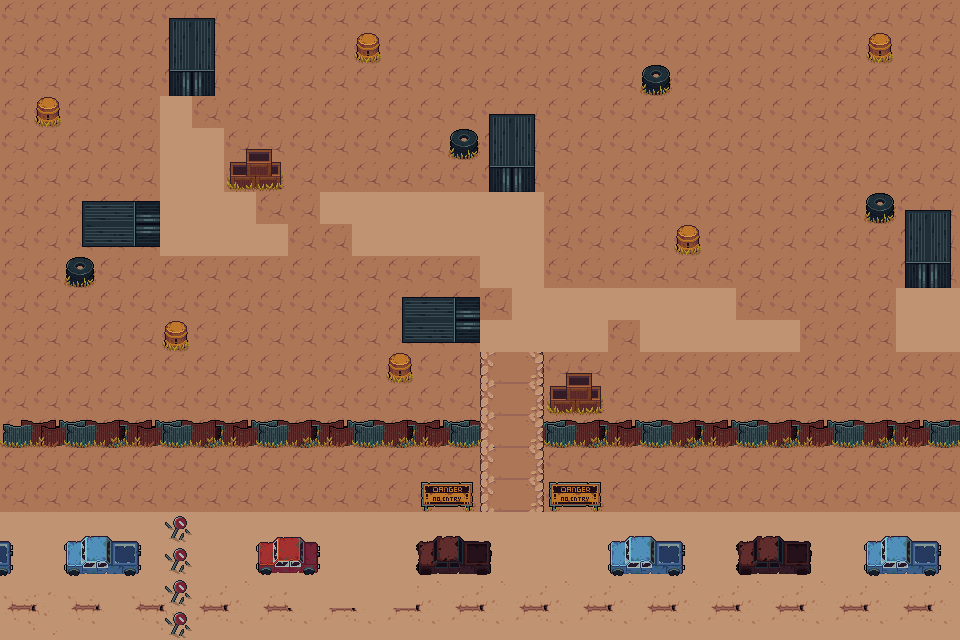

This is a level from a 2D game, rendered from its Tiled map with the project's own tilesets. A one-line summary and the complete map file follow:
An orthogonal 30x20 tile map with 32x32 px tiles, 4 tile layers (background, 圖塊層 2, 圖塊層 3, 圖塊層 4).

<map version="1.10" tiledversion="1.11.0" orientation="orthogonal" renderorder="right-down" width="30" height="20" tilewidth="32" tileheight="32" infinite="0" nextlayerid="5" nextobjectid="1">
 <tileset firstgid="1" source="TileSheet_2.tsx" />
 <layer id="1" name="background" width="30" height="20">
  <data encoding="csv">
16,16,16,16,16,16,16,16,16,16,16,16,16,16,16,16,16,16,16,16,16,16,16,16,16,16,16,16,16,16,
16,16,16,16,16,16,16,16,16,16,16,16,16,16,16,16,16,16,16,16,16,16,16,16,16,16,16,16,16,16,
16,16,16,16,16,16,16,16,16,16,16,16,16,16,16,16,16,16,16,16,16,16,16,16,16,16,16,16,16,16,
16,16,16,16,16,16,16,16,16,16,16,16,16,16,16,16,16,16,16,16,16,16,16,16,16,16,16,16,16,16,
16,16,16,16,16,16,16,16,16,16,16,16,16,16,16,16,16,16,16,16,16,16,16,16,16,16,16,16,16,16,
16,16,16,16,16,16,16,16,16,16,16,16,16,16,16,16,16,16,16,16,16,16,16,16,16,16,16,16,16,16,
16,16,16,16,16,16,16,16,16,16,16,16,16,16,16,16,16,16,16,16,16,16,16,16,16,16,16,16,16,16,
16,16,16,16,16,16,16,16,16,16,16,16,16,16,16,16,16,16,16,16,16,16,16,16,16,16,16,16,16,16,
16,16,16,16,16,16,16,16,16,16,16,16,16,16,16,16,16,16,16,16,16,16,16,16,16,16,16,16,16,16,
16,16,16,16,16,16,16,16,16,16,16,16,16,16,16,16,16,16,16,16,16,16,16,16,16,16,16,16,16,16,
16,16,16,16,16,16,16,16,16,16,16,16,16,16,16,16,16,16,16,16,16,16,16,16,16,16,16,16,16,16,
16,16,16,16,16,16,16,16,16,16,16,16,16,16,16,16,16,16,16,16,16,16,16,16,16,16,16,16,16,16,
16,16,16,16,16,16,16,16,16,16,16,16,16,16,16,16,16,16,16,16,16,16,16,16,16,16,16,16,16,16,
16,16,16,16,16,16,16,16,16,16,16,16,16,16,16,16,16,16,16,16,16,16,16,16,16,16,16,16,16,16,
16,16,16,16,16,16,16,16,16,16,16,16,16,16,16,16,16,16,16,16,16,16,16,16,16,16,16,16,16,16,
16,16,16,16,16,16,16,16,16,16,16,16,16,16,16,16,16,16,16,16,16,16,16,16,16,16,16,16,16,16,
11,11,11,11,11,11,11,11,11,11,11,11,11,11,11,11,11,11,11,11,11,11,11,11,11,11,11,11,11,11,
11,11,11,11,11,11,11,11,11,11,11,11,11,11,11,11,11,11,11,11,11,11,11,11,11,11,11,11,11,11,
1610612741,1610612750,1610612741,3221225512,1610612741,1610612750,536870916,536870925,536870916,11,11,11,11,536870925,536870916,536870925,536870916,536870925,536870916,536870925,536870916,536870925,536870916,536870925,536870916,536870925,536870916,536870925,536870916,536870925,
1610612740,1610612749,1610612740,41,1610612740,1610612749,536870917,536870926,536870917,536870926,536870917,536870926,536870917,536870926,536870917,536870926,536870917,536870926,536870917,536870926,536870917,536870926,536870917,536870926,536870917,536870926,536870917,536870926,536870917,536870926
</data>
 </layer>
 <layer id="2" name="圖塊層 2" width="30" height="20">
  <data encoding="csv">
0,0,0,0,0,0,0,0,0,0,0,0,0,0,0,0,0,0,0,0,0,0,0,0,0,0,0,0,0,0,
0,0,0,0,0,0,0,0,0,0,0,0,0,0,0,0,0,0,0,0,0,0,0,0,0,0,0,0,0,0,
0,0,0,0,0,0,0,0,0,0,0,0,0,0,0,0,0,0,0,0,0,0,0,0,0,0,0,0,0,0,
0,0,0,0,0,0,0,0,0,0,0,0,0,0,0,0,0,0,0,0,0,0,0,0,0,0,0,0,0,0,
0,0,0,0,0,0,0,0,0,0,0,0,0,0,0,0,0,0,0,0,0,0,0,0,0,0,0,0,0,0,
0,0,0,0,0,0,0,0,0,0,0,0,0,0,0,0,0,0,0,0,0,0,0,0,0,0,0,0,0,0,
0,0,0,0,0,0,0,0,0,0,0,0,0,0,0,0,0,0,0,0,0,0,0,0,0,0,0,0,0,0,
0,0,0,0,0,0,0,0,0,0,0,0,0,0,0,0,0,0,0,0,0,0,0,0,0,0,0,0,0,0,
0,0,0,0,0,0,0,0,0,0,0,0,0,0,0,0,0,0,0,0,0,0,0,0,0,0,0,0,0,0,
0,0,0,0,0,0,0,0,0,0,0,0,0,0,0,0,0,0,0,0,0,0,0,0,0,0,0,0,0,0,
0,0,0,0,0,0,0,0,0,0,0,0,0,0,0,0,0,0,0,0,0,0,0,0,0,0,0,0,0,0,
0,0,0,0,0,0,0,0,0,0,0,0,0,0,0,0,0,0,0,0,0,0,0,0,0,0,0,0,0,0,
0,0,0,0,0,0,0,0,0,0,0,0,0,0,0,0,0,0,0,0,0,0,0,0,0,0,0,0,0,0,
95,96,98,95,96,0,95,96,0,95,96,0,95,96,0,95,96,0,95,96,0,95,96,0,95,96,0,95,96,0,
0,0,0,0,0,0,0,0,0,0,0,0,0,0,0,0,0,0,0,0,0,0,0,0,0,0,0,0,0,0,
0,0,0,0,0,0,0,0,0,0,0,0,0,0,0,0,0,0,0,0,0,0,0,0,0,0,0,0,0,0,
67,0,65,66,67,0,0,0,47,48,0,0,0,101,102,103,0,0,0,65,66,67,0,101,102,103,0,65,66,67,
76,0,74,75,76,0,0,0,56,57,0,0,0,110,111,112,0,0,0,74,75,76,0,110,111,112,0,74,75,76,
0,0,0,0,0,0,0,0,0,0,0,0,0,0,0,0,0,0,0,0,0,0,0,0,0,0,0,0,0,0,
0,0,0,0,0,0,0,0,0,0,0,0,0,0,0,0,0,0,0,0,0,0,0,0,0,0,0,0,0,0
</data>
 </layer>
 <layer id="3" name="圖塊層 3" width="30" height="20">
  <data encoding="csv">
0,0,0,0,0,0,0,0,0,0,0,0,0,0,0,0,0,0,0,0,0,0,0,0,0,0,0,0,0,0,
0,0,0,0,0,0,0,0,0,0,0,0,0,0,0,0,0,0,0,0,0,0,0,0,0,0,0,0,0,0,
0,0,0,0,0,0,0,0,0,0,0,0,0,0,0,0,0,0,0,0,0,0,0,0,0,0,0,0,0,0,
0,0,0,0,0,0,0,0,0,0,0,0,0,0,0,0,0,0,0,0,0,0,0,0,0,0,0,0,0,0,
0,0,0,0,0,0,0,0,0,0,0,0,0,0,0,0,0,0,0,0,0,0,0,0,0,0,0,0,0,0,
0,0,0,0,0,0,0,0,0,0,0,0,0,0,0,0,0,0,0,0,0,0,0,0,0,0,0,0,0,0,
0,0,0,0,0,0,0,0,0,0,0,0,0,0,0,0,0,0,0,0,0,0,0,0,0,0,0,0,0,0,
0,0,0,0,0,0,0,0,0,0,0,0,0,0,0,0,0,0,0,0,0,0,0,0,0,0,0,0,0,0,
0,0,0,0,0,0,0,0,0,0,0,0,0,0,0,0,0,0,0,0,0,0,0,0,0,0,0,0,0,0,
0,0,0,0,0,0,0,0,0,0,0,0,0,0,0,0,0,0,0,0,0,0,0,0,0,0,0,0,0,0,
0,0,0,0,0,0,0,0,0,0,0,0,0,0,0,0,0,0,0,0,0,0,0,0,0,0,0,0,0,0,
0,0,0,0,0,0,0,0,0,0,0,0,0,0,0,0,0,0,0,0,0,0,0,0,0,0,0,0,0,0,
0,0,0,0,0,0,0,0,0,0,0,0,0,0,0,0,0,0,0,0,0,0,0,0,0,0,0,0,0,0,
0,97,98,0,97,98,0,97,98,0,97,98,0,97,98,0,97,98,0,97,98,0,97,98,0,97,98,0,97,98,
0,0,0,0,0,0,0,0,0,0,0,0,0,0,0,0,0,0,0,0,0,0,0,0,0,0,0,0,0,0,
0,0,0,0,0,0,0,0,0,0,0,0,0,0,0,0,0,0,0,0,0,0,0,0,0,0,0,0,0,0,
0,0,0,0,0,0,0,0,0,0,0,0,0,0,0,0,0,0,0,0,0,0,0,0,0,0,0,0,0,0,
0,0,0,0,0,0,0,0,0,0,0,0,0,0,0,0,0,0,0,0,0,0,0,0,0,0,0,0,0,0,
0,0,0,0,0,0,0,0,0,0,0,0,0,0,0,0,0,0,0,0,0,0,0,0,0,0,0,0,0,0,
0,0,0,0,0,0,0,0,0,0,0,0,0,0,0,0,0,0,0,0,0,0,0,0,0,0,0,0,0,0
</data>
 </layer>
 <layer id="4" name="圖塊層 4" width="30" height="20">
  <data encoding="csv">
0,0,0,0,0,52,53,0,0,0,0,0,0,0,0,0,0,0,0,0,0,0,0,0,0,0,0,0,0,0,
0,0,0,0,0,61,62,0,0,0,0,78,0,0,0,0,0,0,0,0,0,0,0,0,0,0,0,78,0,0,
0,0,0,0,0,70,71,0,0,0,0,0,0,0,0,0,0,0,0,0,88,0,0,0,0,0,0,0,0,0,
0,78,0,0,0,11,16,0,0,0,0,0,0,0,0,52,53,0,0,0,0,0,0,0,0,0,0,0,0,0,
0,0,0,0,0,11,11,124,125,0,0,0,0,0,88,61,62,0,0,0,0,0,0,0,0,0,0,0,0,0,
0,0,0,0,0,11,11,133,134,0,0,0,0,0,0,70,71,0,0,0,0,0,0,0,0,0,0,0,0,0,
0,0,1610612789,1610612798,1610612807,11,11,11,16,16,11,11,11,11,11,11,11,0,0,0,0,0,0,0,0,0,0,88,52,53,
0,0,1610612788,1610612797,1610612806,11,11,11,11,16,16,11,11,11,11,11,11,0,0,0,0,78,0,0,0,0,0,0,61,62,
0,0,88,0,0,0,0,0,0,0,0,0,0,0,0,11,11,0,0,0,0,0,0,0,0,0,0,0,70,71,
0,0,0,0,0,0,0,0,0,0,0,0,1610612789,1610612798,1610612807,16,11,11,11,11,11,11,11,16,16,16,16,16,11,11,
0,0,0,0,0,78,0,0,0,0,0,0,1610612788,1610612797,1610612806,11,11,11,11,16,11,11,11,11,11,16,16,16,11,11,
0,0,0,0,0,0,0,0,0,0,0,0,78,0,0,28,30,124,125,0,0,0,0,0,0,0,0,0,0,0,
0,0,0,0,0,0,0,0,0,0,0,0,0,0,0,28,30,133,134,0,0,0,0,0,0,0,0,0,0,0,
0,0,95,96,0,95,96,0,95,96,0,95,96,0,95,28,30,95,96,0,95,96,0,95,96,0,95,96,0,95,
0,0,0,0,0,0,0,0,0,0,0,0,0,0,0,28,30,0,0,0,0,0,0,0,0,0,0,0,0,0,
0,0,0,0,0,0,0,0,0,0,0,0,0,165,166,28,30,165,166,0,0,0,0,0,0,0,0,0,0,0,
0,0,0,0,0,80,0,0,0,0,0,0,0,0,0,0,0,0,0,0,0,0,0,0,0,0,0,0,0,0,
0,0,0,0,0,80,0,0,0,0,0,0,0,0,0,0,0,0,0,0,0,0,0,0,0,0,0,0,0,0,
0,0,0,0,0,80,0,0,0,0,0,0,0,0,0,0,0,0,0,0,0,0,0,0,0,0,0,0,0,0,
0,0,0,0,0,80,0,0,0,0,0,0,0,0,0,0,0,0,0,0,0,0,0,0,0,0,0,0,0,0
</data>
 </layer>
</map>
